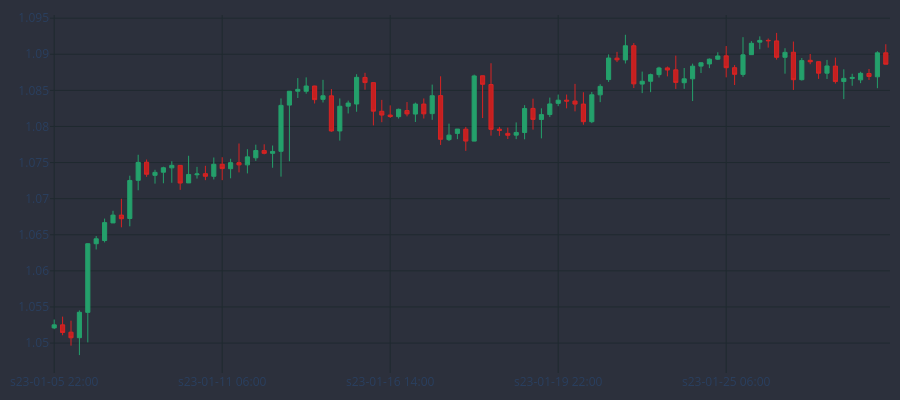

Notebook cell for this chart:
### Code cell
fig = go.Figure()

fig.add_trace(go.Candlestick(
    x=df_plot.sTime,
    open = df_plot.mid_o,
    low = df_plot.mid_l,
    high = df_plot.mid_h,
    close = df_plot.mid_c,
    line=dict(width=1),opacity=1,
    increasing_fillcolor='#24A06B',
    decreasing_fillcolor="#C52020",
    increasing_line_color='#24A06B',
    decreasing_line_color="#D82323",

))

fig.update_yaxes(
    gridcolor='#1f292f'
)
fig.update_xaxes(
    gridcolor='#1f292f',
    rangeslider=dict(visible=False),
    nticks=5
)


fig.update_layout(
    width=900,
    height=400,
    margin=dict(l=10,r=10,b=10,t=10),
    paper_bgcolor='#2c303c',
    plot_bgcolor='#2c303c'
)


fig.show()
